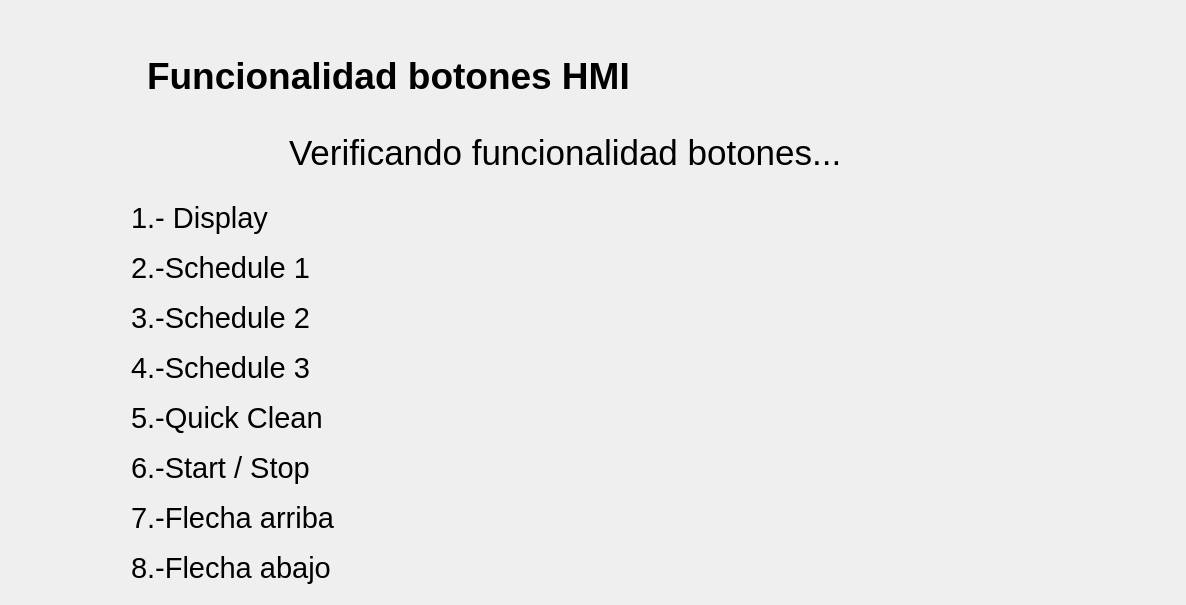
      <widget class="QWidget" name="page_8">
       <layout class="QGridLayout" name="gridLayout_3">
        <item row="0" column="0" colspan="2">
         <layout class="QHBoxLayout" name="horizontalLayout_137">
          <property name="spacing">
           <number>15</number>
          </property>
          <property name="leftMargin">
           <number>50</number>
          </property>
          <property name="topMargin">
           <number>30</number>
          </property>
          <item>
           <widget class="QLabel" name="lblTest1_18">
            <property name="minimumSize">
             <size>
              <width>71</width>
              <height>71</height>
             </size>
            </property>
            <property name="maximumSize">
             <size>
              <width>71</width>
              <height>71</height>
             </size>
            </property>
            <property name="text">
             <string/>
            </property>
            <property name="pixmap">
             <pixmap resource="../resources/resources.qrc">:/resources/number-5.png</pixmap>
            </property>
            <property name="scaledContents">
             <bool>true</bool>
            </property>
           </widget>
          </item>
          <item>
           <widget class="QLabel" name="lblCode_26">
            <property name="minimumSize">
             <size>
              <width>700</width>
              <height>50</height>
             </size>
            </property>
            <property name="maximumSize">
             <size>
              <width>700</width>
              <height>50</height>
             </size>
            </property>
            <property name="font">
             <font>
              <pointsize>28</pointsize>
              <weight>75</weight>
              <bold>true</bold>
             </font>
            </property>
            <property name="text">
             <string>Funcionalidad botones HMI</string>
            </property>
           </widget>
          </item>
          <item>
           <spacer name="horizontalSpacer_87">
            <property name="orientation">
             <enum>Qt::Horizontal</enum>
            </property>
            <property name="sizeType">
             <enum>QSizePolicy::Expanding</enum>
            </property>
            <property name="sizeHint" stdset="0">
             <size>
              <width>328</width>
              <height>20</height>
             </size>
            </property>
           </spacer>
          </item>
         </layout>
        </item>
        <item row="1" column="0" rowspan="2" colspan="2">
         <layout class="QVBoxLayout" name="verticalLayout_12">
          <item>
           <layout class="QHBoxLayout" name="horizontalLayout_83">
            <property name="spacing">
             <number>0</number>
            </property>
            <property name="leftMargin">
             <number>50</number>
            </property>
            <item>
             <widget class="QLabel" name="lblCode_48">
              <property name="minimumSize">
               <size>
                <width>60</width>
                <height>60</height>
               </size>
              </property>
              <property name="maximumSize">
               <size>
                <width>60</width>
                <height>60</height>
               </size>
              </property>
              <property name="text">
               <string/>
              </property>
              <property name="pixmap">
               <pixmap resource="../resources/resources.qrc">:/resources/info.png</pixmap>
              </property>
              <property name="scaledContents">
               <bool>true</bool>
              </property>
              <property name="wordWrap">
               <bool>false</bool>
              </property>
             </widget>
            </item>
            <item>
             <widget class="QLabel" name="lblButtonTestMsg">
              <property name="minimumSize">
               <size>
                <width>800</width>
                <height>70</height>
               </size>
              </property>
              <property name="maximumSize">
               <size>
                <width>800</width>
                <height>70</height>
               </size>
              </property>
              <property name="font">
               <font>
                <pointsize>26</pointsize>
                <weight>50</weight>
                <bold>false</bold>
               </font>
              </property>
              <property name="text">
               <string>Verificando funcionalidad botones...</string>
              </property>
             </widget>
            </item>
           </layout>
          </item>
          <item>
           <layout class="QHBoxLayout" name="horizontalLayout_30">
            <property name="spacing">
             <number>0</number>
            </property>
            <item>
             <spacer name="horizontalSpacer_56">
              <property name="orientation">
               <enum>Qt::Horizontal</enum>
              </property>
              <property name="sizeType">
               <enum>QSizePolicy::Fixed</enum>
              </property>
              <property name="sizeHint" stdset="0">
               <size>
                <width>40</width>
                <height>20</height>
               </size>
              </property>
             </spacer>
            </item>
            <item>
             <layout class="QVBoxLayout" name="verticalLayout_28">
              <property name="spacing">
               <number>6</number>
              </property>
              <item>
               <layout class="QHBoxLayout" name="horizontalLayout_86">
                <item>
                 <widget class="QLabel" name="label_59">
                  <property name="minimumSize">
                   <size>
                    <width>350</width>
                    <height>40</height>
                   </size>
                  </property>
                  <property name="maximumSize">
                   <size>
                    <width>350</width>
                    <height>40</height>
                   </size>
                  </property>
                  <property name="font">
                   <font>
                    <pointsize>22</pointsize>
                    <weight>50</weight>
                    <bold>false</bold>
                   </font>
                  </property>
                  <property name="text">
                   <string>1.- Display</string>
                  </property>
                 </widget>
                </item>
                <item>
                 <widget class="QLabel" name="lblButton1">
                  <property name="enabled">
                   <bool>false</bool>
                  </property>
                  <property name="minimumSize">
                   <size>
                    <width>40</width>
                    <height>40</height>
                   </size>
                  </property>
                  <property name="maximumSize">
                   <size>
                    <width>40</width>
                    <height>40</height>
                   </size>
                  </property>
                  <property name="cursor">
                   <cursorShape>ArrowCursor</cursorShape>
                  </property>
                  <property name="text">
                   <string/>
                  </property>
                  <property name="pixmap">
                   <pixmap resource="../resources/resources.qrc">:/resources/right.png</pixmap>
                  </property>
                  <property name="scaledContents">
                   <bool>true</bool>
                  </property>
                 </widget>
                </item>
                <item>
                 <widget class="QLabel" name="lblButtonInput1">
                  <property name="minimumSize">
                   <size>
                    <width>40</width>
                    <height>40</height>
                   </size>
                  </property>
                  <property name="maximumSize">
                   <size>
                    <width>40</width>
                    <height>40</height>
                   </size>
                  </property>
                  <property name="cursor">
                   <cursorShape>ArrowCursor</cursorShape>
                  </property>
                  <property name="text">
                   <string/>
                  </property>
                  <property name="pixmap">
                   <pixmap resource="../resources/resources.qrc">:/resources/arrow.png</pixmap>
                  </property>
                  <property name="scaledContents">
                   <bool>true</bool>
                  </property>
                 </widget>
                </item>
               </layout>
              </item>
              <item>
               <layout class="QHBoxLayout" name="horizontalLayout_87">
                <item>
                 <widget class="QLabel" name="label_60">
                  <property name="minimumSize">
                   <size>
                    <width>350</width>
                    <height>40</height>
                   </size>
                  </property>
                  <property name="maximumSize">
                   <size>
                    <width>350</width>
                    <height>40</height>
                   </size>
                  </property>
                  <property name="font">
                   <font>
                    <pointsize>22</pointsize>
                    <weight>50</weight>
                    <bold>false</bold>
                   </font>
                  </property>
                  <property name="text">
                   <string>2.-Schedule 1</string>
                  </property>
                 </widget>
                </item>
                <item>
                 <widget class="QLabel" name="lblButton2">
                  <property name="enabled">
                   <bool>false</bool>
                  </property>
                  <property name="minimumSize">
                   <size>
                    <width>40</width>
                    <height>40</height>
                   </size>
                  </property>
                  <property name="maximumSize">
                   <size>
                    <width>40</width>
                    <height>40</height>
                   </size>
                  </property>
                  <property name="cursor">
                   <cursorShape>ArrowCursor</cursorShape>
                  </property>
                  <property name="text">
                   <string/>
                  </property>
                  <property name="pixmap">
                   <pixmap resource="../resources/resources.qrc">:/resources/right.png</pixmap>
                  </property>
                  <property name="scaledContents">
                   <bool>true</bool>
                  </property>
                 </widget>
                </item>
                <item>
                 <widget class="QLabel" name="lblButtonInput2">
                  <property name="minimumSize">
                   <size>
                    <width>40</width>
                    <height>40</height>
                   </size>
                  </property>
                  <property name="maximumSize">
                   <size>
                    <width>40</width>
                    <height>40</height>
                   </size>
                  </property>
                  <property name="cursor">
                   <cursorShape>ArrowCursor</cursorShape>
                  </property>
                  <property name="text">
                   <string/>
                  </property>
                  <property name="pixmap">
                   <pixmap resource="../resources/resources.qrc">:/resources/arrow.png</pixmap>
                  </property>
                  <property name="scaledContents">
                   <bool>true</bool>
                  </property>
                 </widget>
                </item>
               </layout>
              </item>
              <item>
               <layout class="QHBoxLayout" name="horizontalLayout_88">
                <item>
                 <widget class="QLabel" name="label_61">
                  <property name="minimumSize">
                   <size>
                    <width>350</width>
                    <height>40</height>
                   </size>
                  </property>
                  <property name="maximumSize">
                   <size>
                    <width>350</width>
                    <height>40</height>
                   </size>
                  </property>
                  <property name="font">
                   <font>
                    <pointsize>22</pointsize>
                    <weight>50</weight>
                    <bold>false</bold>
                   </font>
                  </property>
                  <property name="text">
                   <string>3.-Schedule 2</string>
                  </property>
                 </widget>
                </item>
                <item>
                 <widget class="QLabel" name="lblButton3">
                  <property name="enabled">
                   <bool>false</bool>
                  </property>
                  <property name="minimumSize">
                   <size>
                    <width>40</width>
                    <height>40</height>
                   </size>
                  </property>
                  <property name="maximumSize">
                   <size>
                    <width>40</width>
                    <height>40</height>
                   </size>
                  </property>
                  <property name="cursor">
                   <cursorShape>ArrowCursor</cursorShape>
                  </property>
                  <property name="text">
                   <string/>
                  </property>
                  <property name="pixmap">
                   <pixmap resource="../resources/resources.qrc">:/resources/right.png</pixmap>
                  </property>
                  <property name="scaledContents">
                   <bool>true</bool>
                  </property>
                 </widget>
                </item>
                <item>
                 <widget class="QLabel" name="lblButtonInput3">
                  <property name="minimumSize">
                   <size>
                    <width>40</width>
                    <height>40</height>
                   </size>
                  </property>
                  <property name="maximumSize">
                   <size>
                    <width>40</width>
                    <height>40</height>
                   </size>
                  </property>
                  <property name="cursor">
                   <cursorShape>ArrowCursor</cursorShape>
                  </property>
                  <property name="text">
                   <string/>
                  </property>
                  <property name="pixmap">
                   <pixmap resource="../resources/resources.qrc">:/resources/arrow.png</pixmap>
                  </property>
                  <property name="scaledContents">
                   <bool>true</bool>
                  </property>
                 </widget>
                </item>
               </layout>
              </item>
              <item>
               <layout class="QHBoxLayout" name="horizontalLayout_89">
                <item>
                 <widget class="QLabel" name="label_62">
                  <property name="minimumSize">
                   <size>
                    <width>350</width>
                    <height>40</height>
                   </size>
                  </property>
                  <property name="maximumSize">
                   <size>
                    <width>350</width>
                    <height>40</height>
                   </size>
                  </property>
                  <property name="font">
                   <font>
                    <pointsize>22</pointsize>
                    <weight>50</weight>
                    <bold>false</bold>
                   </font>
                  </property>
                  <property name="text">
                   <string>4.-Schedule 3</string>
                  </property>
                 </widget>
                </item>
                <item>
                 <widget class="QLabel" name="lblButton4">
                  <property name="enabled">
                   <bool>false</bool>
                  </property>
                  <property name="minimumSize">
                   <size>
                    <width>40</width>
                    <height>40</height>
                   </size>
                  </property>
                  <property name="maximumSize">
                   <size>
                    <width>40</width>
                    <height>40</height>
                   </size>
                  </property>
                  <property name="cursor">
                   <cursorShape>ArrowCursor</cursorShape>
                  </property>
                  <property name="text">
                   <string/>
                  </property>
                  <property name="pixmap">
                   <pixmap resource="../resources/resources.qrc">:/resources/right.png</pixmap>
                  </property>
                  <property name="scaledContents">
                   <bool>true</bool>
                  </property>
                 </widget>
                </item>
                <item>
                 <widget class="QLabel" name="lblButtonInput4">
                  <property name="minimumSize">
                   <size>
                    <width>40</width>
                    <height>40</height>
                   </size>
                  </property>
                  <property name="maximumSize">
                   <size>
                    <width>40</width>
                    <height>40</height>
                   </size>
                  </property>
                  <property name="cursor">
                   <cursorShape>ArrowCursor</cursorShape>
                  </property>
                  <property name="text">
                   <string/>
                  </property>
                  <property name="pixmap">
                   <pixmap resource="../resources/resources.qrc">:/resources/arrow.png</pixmap>
                  </property>
                  <property name="scaledContents">
                   <bool>true</bool>
                  </property>
                 </widget>
                </item>
               </layout>
              </item>
              <item>
               <layout class="QHBoxLayout" name="horizontalLayout_90">
                <item>
                 <widget class="QLabel" name="label_63">
                  <property name="minimumSize">
                   <size>
                    <width>350</width>
                    <height>40</height>
                   </size>
                  </property>
                  <property name="maximumSize">
                   <size>
                    <width>350</width>
                    <height>40</height>
                   </size>
                  </property>
                  <property name="font">
                   <font>
                    <pointsize>22</pointsize>
                    <weight>50</weight>
                    <bold>false</bold>
                   </font>
                  </property>
                  <property name="text">
                   <string>5.-Quick Clean</string>
                  </property>
                 </widget>
                </item>
                <item>
                 <widget class="QLabel" name="lblButton5">
                  <property name="enabled">
                   <bool>false</bool>
                  </property>
                  <property name="minimumSize">
                   <size>
                    <width>40</width>
                    <height>40</height>
                   </size>
                  </property>
                  <property name="maximumSize">
                   <size>
                    <width>40</width>
                    <height>40</height>
                   </size>
                  </property>
                  <property name="cursor">
                   <cursorShape>ArrowCursor</cursorShape>
                  </property>
                  <property name="text">
                   <string/>
                  </property>
                  <property name="pixmap">
                   <pixmap resource="../resources/resources.qrc">:/resources/right.png</pixmap>
                  </property>
                  <property name="scaledContents">
                   <bool>true</bool>
                  </property>
                 </widget>
                </item>
                <item>
                 <widget class="QLabel" name="lblButtonInput5">
                  <property name="minimumSize">
                   <size>
                    <width>40</width>
                    <height>40</height>
                   </size>
                  </property>
                  <property name="maximumSize">
                   <size>
                    <width>40</width>
                    <height>40</height>
                   </size>
                  </property>
                  <property name="cursor">
                   <cursorShape>ArrowCursor</cursorShape>
                  </property>
                  <property name="text">
                   <string/>
                  </property>
                  <property name="pixmap">
                   <pixmap resource="../resources/resources.qrc">:/resources/arrow.png</pixmap>
                  </property>
                  <property name="scaledContents">
                   <bool>true</bool>
                  </property>
                 </widget>
                </item>
               </layout>
              </item>
              <item>
               <layout class="QHBoxLayout" name="horizontalLayout_94">
                <item>
                 <widget class="QLabel" name="label_64">
                  <property name="minimumSize">
                   <size>
                    <width>350</width>
                    <height>40</height>
                   </size>
                  </property>
                  <property name="maximumSize">
                   <size>
                    <width>350</width>
                    <height>40</height>
                   </size>
                  </property>
                  <property name="font">
                   <font>
                    <pointsize>22</pointsize>
                    <weight>50</weight>
                    <bold>false</bold>
                   </font>
                  </property>
                  <property name="text">
                   <string>6.-Start / Stop</string>
                  </property>
                 </widget>
                </item>
                <item>
                 <widget class="QLabel" name="lblButton6">
                  <property name="enabled">
                   <bool>false</bool>
                  </property>
                  <property name="minimumSize">
                   <size>
                    <width>40</width>
                    <height>40</height>
                   </size>
                  </property>
                  <property name="maximumSize">
                   <size>
                    <width>40</width>
                    <height>40</height>
                   </size>
                  </property>
                  <property name="cursor">
                   <cursorShape>ArrowCursor</cursorShape>
                  </property>
                  <property name="text">
                   <string/>
                  </property>
                  <property name="pixmap">
                   <pixmap resource="../resources/resources.qrc">:/resources/right.png</pixmap>
                  </property>
                  <property name="scaledContents">
                   <bool>true</bool>
                  </property>
                 </widget>
                </item>
                <item>
                 <widget class="QLabel" name="lblButtonInput6">
                  <property name="minimumSize">
                   <size>
                    <width>40</width>
                    <height>40</height>
                   </size>
                  </property>
                  <property name="maximumSize">
                   <size>
                    <width>40</width>
                    <height>40</height>
                   </size>
                  </property>
                  <property name="cursor">
                   <cursorShape>ArrowCursor</cursorShape>
                  </property>
                  <property name="text">
                   <string/>
                  </property>
                  <property name="pixmap">
                   <pixmap resource="../resources/resources.qrc">:/resources/arrow.png</pixmap>
                  </property>
                  <property name="scaledContents">
                   <bool>true</bool>
                  </property>
                 </widget>
                </item>
               </layout>
              </item>
              <item>
               <layout class="QHBoxLayout" name="horizontalLayout_95">
                <item>
                 <widget class="QLabel" name="label_65">
                  <property name="minimumSize">
                   <size>
                    <width>350</width>
                    <height>40</height>
                   </size>
                  </property>
                  <property name="maximumSize">
                   <size>
                    <width>350</width>
                    <height>40</height>
                   </size>
                  </property>
                  <property name="font">
                   <font>
                    <pointsize>22</pointsize>
                    <weight>50</weight>
                    <bold>false</bold>
                   </font>
                  </property>
                  <property name="text">
                   <string>7.-Flecha arriba</string>
                  </property>
                 </widget>
                </item>
                <item>
                 <widget class="QLabel" name="lblButton7">
                  <property name="enabled">
                   <bool>false</bool>
                  </property>
                  <property name="minimumSize">
                   <size>
                    <width>40</width>
                    <height>40</height>
                   </size>
                  </property>
                  <property name="maximumSize">
                   <size>
                    <width>40</width>
                    <height>40</height>
                   </size>
                  </property>
                  <property name="cursor">
                   <cursorShape>ArrowCursor</cursorShape>
                  </property>
                  <property name="text">
                   <string/>
                  </property>
                  <property name="pixmap">
                   <pixmap resource="../resources/resources.qrc">:/resources/right.png</pixmap>
                  </property>
                  <property name="scaledContents">
                   <bool>true</bool>
                  </property>
                 </widget>
                </item>
                <item>
                 <widget class="QLabel" name="lblButtonInput7">
                  <property name="minimumSize">
                   <size>
                    <width>40</width>
                    <height>40</height>
                   </size>
                  </property>
                  <property name="maximumSize">
                   <size>
                    <width>40</width>
                    <height>40</height>
                   </size>
                  </property>
                  <property name="cursor">
                   <cursorShape>ArrowCursor</cursorShape>
                  </property>
                  <property name="text">
                   <string/>
                  </property>
                  <property name="pixmap">
                   <pixmap resource="../resources/resources.qrc">:/resources/arrow.png</pixmap>
                  </property>
                  <property name="scaledContents">
                   <bool>true</bool>
                  </property>
                 </widget>
                </item>
               </layout>
              </item>
              <item>
               <layout class="QHBoxLayout" name="horizontalLayout_96">
                <item>
                 <widget class="QLabel" name="label_66">
                  <property name="minimumSize">
                   <size>
                    <width>350</width>
                    <height>40</height>
                   </size>
                  </property>
                  <property name="maximumSize">
                   <size>
                    <width>350</width>
                    <height>40</height>
                   </size>
                  </property>
                  <property name="font">
                   <font>
                    <pointsize>22</pointsize>
                    <weight>50</weight>
                    <bold>false</bold>
                   </font>
                  </property>
                  <property name="text">
                   <string>8.-Flecha abajo</string>
                  </property>
                 </widget>
                </item>
                <item>
                 <widget class="QLabel" name="lblButton8">
                  <property name="enabled">
                   <bool>false</bool>
                  </property>
                  <property name="minimumSize">
                   <size>
                    <width>40</width>
                    <height>40</height>
                   </size>
                  </property>
                  <property name="maximumSize">
                   <size>
                    <width>40</width>
                    <height>40</height>
                   </size>
                  </property>
                  <property name="cursor">
                   <cursorShape>ArrowCursor</cursorShape>
                  </property>
                  <property name="text">
                   <string/>
                  </property>
                  <property name="pixmap">
                   <pixmap resource="../resources/resources.qrc">:/resources/right.png</pixmap>
                  </property>
                  <property name="scaledContents">
                   <bool>true</bool>
                  </property>
                 </widget>
                </item>
                <item>
                 <widget class="QLabel" name="lblButtonInput8">
                  <property name="minimumSize">
                   <size>
                    <width>40</width>
                    <height>40</height>
                   </size>
                  </property>
                  <property name="maximumSize">
                   <size>
                    <width>40</width>
                    <height>40</height>
                   </size>
                  </property>
                  <property name="cursor">
                   <cursorShape>ArrowCursor</cursorShape>
                  </property>
                  <property name="text">
                   <string/>
                  </property>
                  <property name="pixmap">
                   <pixmap resource="../resources/resources.qrc">:/resources/arrow.png</pixmap>
                  </property>
                  <property name="scaledContents">
                   <bool>true</bool>
                  </property>
                 </widget>
                </item>
               </layout>
              </item>
             </layout>
            </item>
            <item>
             <spacer name="horizontalSpacer_54">
              <property name="orientation">
               <enum>Qt::Horizontal</enum>
              </property>
              <property name="sizeType">
               <enum>QSizePolicy::Fixed</enum>
              </property>
              <property name="sizeHint" stdset="0">
               <size>
                <width>40</width>
                <height>20</height>
               </size>
              </property>
             </spacer>
            </item>
            <item>
             <widget class="QLabel" name="PentairIMG_6">
              <property name="minimumSize">
               <size>
                <width>400</width>
                <height>400</height>
               </size>
              </property>
              <property name="maximumSize">
               <size>
                <width>400</width>
                <height>400</height>
               </size>
              </property>
              <property name="text">
               <string/>
              </property>
              <property name="pixmap">
               <pixmap resource="../resources/resources.qrc">:/resources/Botones_ayuda_visual.png</pixmap>
              </property>
              <property name="scaledContents">
               <bool>true</bool>
              </property>
             </widget>
            </item>
           </layout>
          </item>
         </layout>
        </item>
        <item row="2" column="1">
         <widget class="QLabel" name="lblCancelTestButtons">
          <property name="minimumSize">
           <size>
            <width>60</width>
            <height>60</height>
           </size>
          </property>
          <property name="maximumSize">
           <size>
            <width>60</width>
            <height>60</height>
           </size>
          </property>
          <property name="cursor">
           <cursorShape>PointingHandCursor</cursorShape>
          </property>
          <property name="toolTip">
           <string>Cancelar prueba</string>
          </property>
          <property name="text">
           <string/>
          </property>
          <property name="scaledContents">
           <bool>true</bool>
          </property>
         </widget>
        </item>
       </layout>
      </widget>
